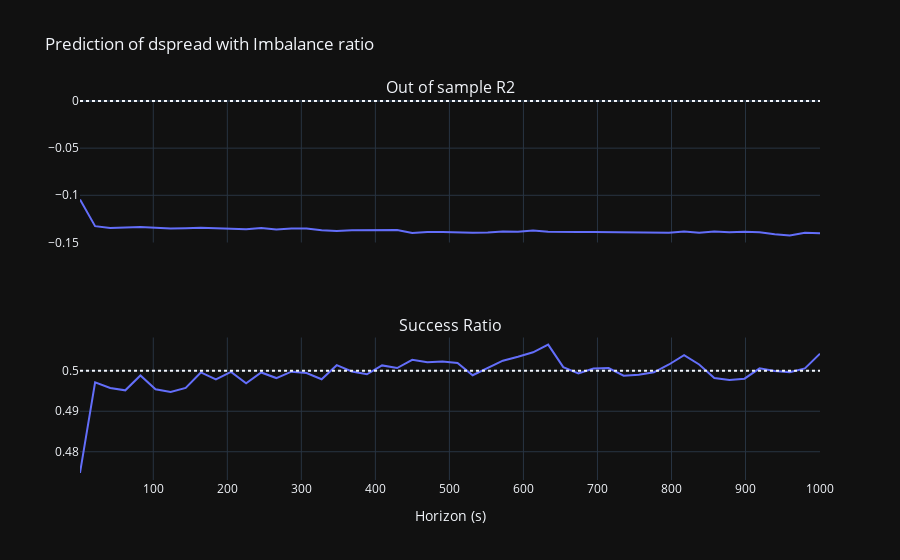

Notebook code cell kept with this figure:
### Code cell
# Calculate R2 and success ratio
for x in HORIZONS:
    r2, success = prediction_stat(f"dspread_{x}", ["imb"])
    R2_dspread.loc[x, "Imbalance ratio"] = r2
    success_ratios_dspread.loc[x, "Imbalance ratio"] = success

# Plot
plot_stat("Imbalance ratio", "dspread", R2_dspread, success_ratios_dspread)

### Figure 1 — Plotly figure (JSON) as saved in the notebook; plotly's stock layout.template omitted (floating-point values rounded to 4 significant figures)
{"data": [{"hovertemplate": "x=%{x}<br>y=%{y}<extra></extra>", "legendgroup": "", "line": {"color": "#636efa", "dash": "solid"}, "marker": {"symbol": "circle"}, "mode": "lines", "name": "", "orientation": "v", "showlegend": false, "type": "scatter", "x": [1.001, 21.4, 41.8, 62.2, 82.6, 103.0, 123.4, 143.8, 164.2, 184.6, 205.0, 225.4, 245.8, 266.2, 286.6, 307.0, 327.4, 347.8, 368.2, 388.6, 409.0, 429.4, 449.8, 470.2, 490.6, 511.0, 531.4, 551.8, 572.2, 592.6, 613.0, 633.4, 653.8, 674.2, 694.6, 715.0, 735.4, 755.8, 776.2, 796.6, 817.0, 837.4, 857.8, 878.2, 898.6, 919.0, 939.4, 959.8, 980.2, 1001.0], "xaxis": "x", "y": [-0.1044, -0.1327, -0.1347, -0.1345, -0.1336, -0.1344, -0.1353, -0.1351, -0.1345, -0.135, -0.1354, -0.1359, -0.1347, -0.1361, -0.1352, -0.1352, -0.137, -0.138, -0.1371, -0.1372, -0.1367, -0.1367, -0.14, -0.1388, -0.1388, -0.1394, -0.1396, -0.1394, -0.1383, -0.1386, -0.1374, -0.1388, -0.1391, -0.1391, -0.1388, -0.139, -0.1396, -0.1394, -0.14, -0.1398, -0.1383, -0.1396, -0.1384, -0.1393, -0.1388, -0.1392, -0.1412, -0.1425, -0.1398, -0.1402], "yaxis": "y"}, {"hovertemplate": "x=%{x}<br>y=%{y}<extra></extra>", "legendgroup": "", "line": {"color": "#636efa", "dash": "solid"}, "marker": {"symbol": "circle"}, "mode": "lines", "name": "", "orientation": "v", "showlegend": false, "type": "scatter", "x": [1.001, 21.4, 41.8, 62.2, 82.6, 103.0, 123.4, 143.8, 164.2, 184.6, 205.0, 225.4, 245.8, 266.2, 286.6, 307.0, 327.4, 347.8, 368.2, 388.6, 409.0, 429.4, 449.8, 470.2, 490.6, 511.0, 531.4, 551.8, 572.2, 592.6, 613.0, 633.4, 653.8, 674.2, 694.6, 715.0, 735.4, 755.8, 776.2, 796.6, 817.0, 837.4, 857.8, 878.2, 898.6, 919.0, 939.4, 959.8, 980.2, 1001.0], "xaxis": "x2", "y": [0.4748, 0.4971, 0.4957, 0.4952, 0.4988, 0.4954, 0.4948, 0.4958, 0.4996, 0.4979, 0.4997, 0.4969, 0.4996, 0.4982, 0.4998, 0.4995, 0.4979, 0.5014, 0.4998, 0.4991, 0.5013, 0.5007, 0.5027, 0.5021, 0.5023, 0.5019, 0.4989, 0.5006, 0.5025, 0.5035, 0.5046, 0.5065, 0.5009, 0.4993, 0.5005, 0.5007, 0.4988, 0.499, 0.4996, 0.5015, 0.5039, 0.5015, 0.4982, 0.4977, 0.498, 0.5006, 0.4999, 0.4997, 0.5006, 0.5042], "yaxis": "y2"}], "layout": {"annotations": [{"font": {"size": 16}, "showarrow": false, "text": "Out of sample R2", "x": 0.5, "xanchor": "center", "xref": "paper", "y": 1, "yanchor": "bottom", "yref": "paper"}, {"font": {"size": 16}, "showarrow": false, "text": "Success Ratio", "x": 0.5, "xanchor": "center", "xref": "paper", "y": 0.375, "yanchor": "bottom", "yref": "paper"}], "shapes": [{"line": {"dash": "dot"}, "type": "line", "x0": 0, "x1": 1, "xref": "x domain", "y0": 0, "y1": 0, "yref": "y"}, {"line": {"dash": "dot"}, "type": "line", "x0": 0, "x1": 1, "xref": "x2 domain", "y0": 0.5, "y1": 0.5, "yref": "y2"}], "showlegend": false, "title": {"text": "Prediction of dspread with Imbalance ratio"}, "xaxis": {"anchor": "y", "domain": [0, 1], "matches": "x2", "showticklabels": false}, "xaxis2": {"anchor": "y2", "domain": [0, 1], "title": {"text": "Horizon (s)"}}, "yaxis": {"anchor": "x", "domain": [0.625, 1]}, "yaxis2": {"anchor": "x2", "domain": [0, 0.375]}}}
